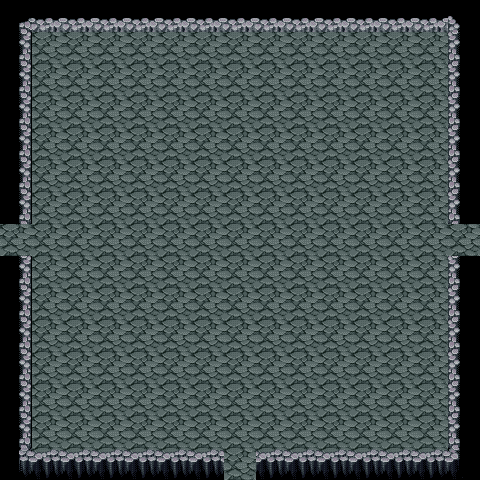

This is a level from a 2D game, rendered from its Tiled map with the project's own tilesets. A one-line summary and the map file follow, with tile-layer data summarised:
An orthogonal 15x15 tile map with 32x32 px tiles, 2 tile layers (background, collision) and 3 objects (3x door).

<map version="1.0" orientation="orthogonal" width="15" height="15" tilewidth="32" tileheight="32">
 <tileset firstgid="1" name="dungeon_tileset" tilewidth="32" tileheight="32">
  <image source="../images/dungeon_tileset.png" width="512" height="512" />
 </tileset>
 <layer name="background" width="15" height="15">
  <data>[225 cells, 225 non-empty, 1 distinct tile ids]</data>
 </layer>
 <layer name="collision" width="15" height="15">
  <properties>
   <property name="collision" value="true" />
  </properties>
  <data>[225 cells, 53 non-empty, 8 distinct tile ids]</data>
 </layer>
 <objectgroup name="objects" width="15" height="15">
  <object name="door_S" type="door" x="224" y="448" width="32" height="32">
   <properties>
    <property name="enter_door.direction" value="S" />
   </properties>
  </object>
  <object name="door_W" type="door" x="0" y="224" width="32" height="32">
   <properties>
    <property name="enter_door.direction" value="W" />
   </properties>
  </object>
  <object name="door_E" type="door" x="448" y="224" width="32" height="32">
   <properties>
    <property name="enter_door.direction" value="E" />
   </properties>
  </object>
 </objectgroup>
</map>
